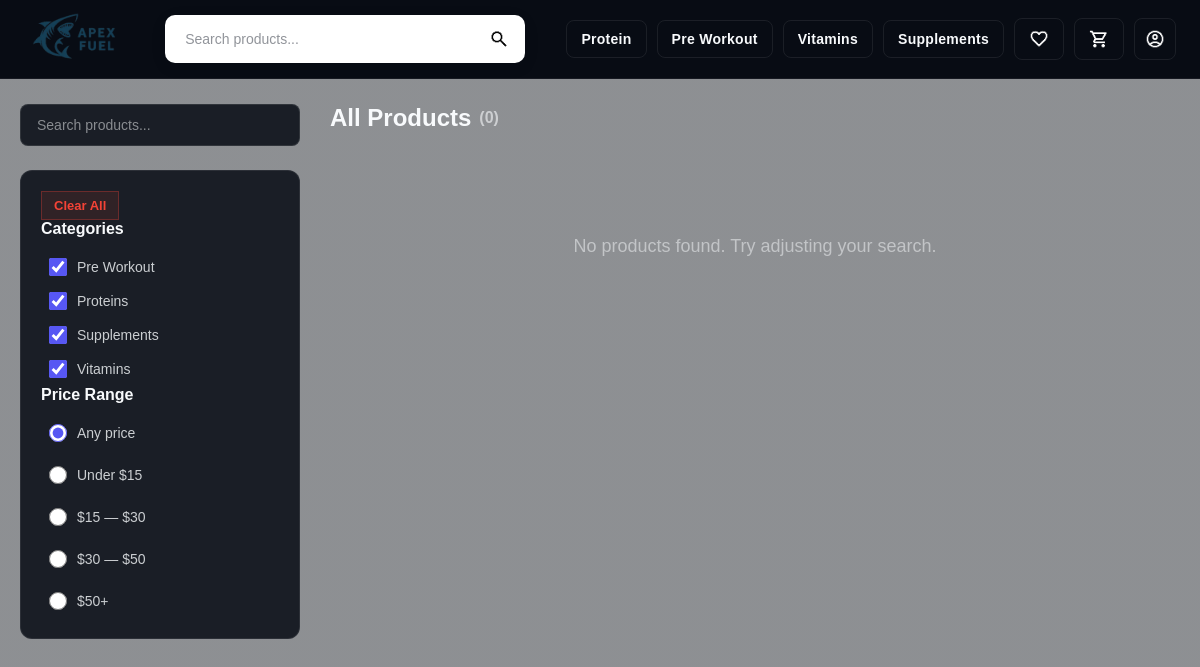
The app's page /HTML/Search.php with its own data.
### tables this page shows
CREATE TABLE categories (
    id INT PRIMARY KEY AUTO_INCREMENT,
    name VARCHAR(100) NOT NULL UNIQUE,
    slug VARCHAR(100) NOT NULL UNIQUE,
    description TEXT,
    image_url VARCHAR(500),
    is_active BOOLEAN DEFAULT TRUE,
    created_at TIMESTAMP DEFAULT CURRENT_TIMESTAMP
);

### HTML/Search.php (the view, shortened to what this page needs)
<?php
$conn = getDBConnection();
$searchQuery = isset($_GET['q']) ? sanitize_input($_GET['q']) : '';
$categoryFilter = isset($_GET['category']) ? $_GET['category'] : [];
$priceFilter = isset($_GET['price']) ? $_GET['price'] : '';
$where = ["p.is_active = 1"];
$params = [];
$types = '';
$where_clause = !empty($where) ? 'WHERE ' . implode(' AND ', $where) : '';
$query = "SELECT p.*, c.slug as category_slug, c.name as category_name
          FROM products p
          LEFT JOIN categories c ON p.category_id = c.id
          $where_clause
          ORDER BY p.created_at DESC";
$products = [];
if (!empty($params)) {
    $stmt = $conn->prepare($query);
    $stmt->bind_param($types, ...$params);
    $stmt->execute();
    $result = $stmt->get_result();
    $products = $result->fetch_all(MYSQLI_ASSOC);
    $stmt->close();
} else {
    $result = $conn->query($query);
    $products = $result->fetch_all(MYSQLI_ASSOC);
}
$categories_result = $conn->query("SELECT slug, name FROM categories WHERE is_active = 1 ORDER BY name");
$categories = $categories_result->fetch_all(MYSQLI_ASSOC);
?>
<?php include 'components/head.php'; ?>
<?php include 'components/navbar.php'; ?>
<main class="search-page" style="max-width:1200px;margin:24px auto;padding:0 20px;">
    <div class="search-layout">
        <aside class="search-sidebar" aria-label="Catalog filters">
            <div class="search-controls">
                <input id="sidebarSearch" type="search" placeholder="Search products..."
                       value="<?php echo htmlspecialchars($searchQuery); ?>"
                       aria-label="Search products" />
            </div>
            <div class="catalog" aria-label="Product catalog filters">
                <form id="filterForm" method="GET" action="Search.php">
                    <button id="clearSearchBtn" class="btn-clear catalog-clear" type="button" aria-label="Clear search">Clear All</button>
                    <fieldset>
                        <legend>Categories</legend>
                        <?php foreach ($categories as $category): ?>
                            <?php
                            $isChecked = empty($categoryFilter) || in_array($category['slug'], (array)$categoryFilter);
                            ?>
                            <label>
                                <input type="checkbox" name="category[]" value="<?php echo $category['slug']; ?>"
                                       <?php echo $isChecked ? 'checked' : ''; ?>>
                                <?php echo htmlspecialchars($category['name']); ?>
                            </label>
                        <?php endforeach; ?>
                    </fieldset>
                    <fieldset class="price-filters">
                        <legend>Price Range</legend>
                        <?php
                        $priceRanges = [
                            '' => 'Any price',
                            '0-15' => 'Under $15',
                            '15-30' => '$15 — $30',
                            '30-50' => '$30 — $50',
                            '50-99999' => '$50+'
                        ];
                        ?>
                        <?php foreach ($priceRanges as $value => $label): ?>
                            <label>
                                <input type="radio" name="price" value="<?php echo $value; ?>"
                                       <?php echo $priceFilter === $value ? 'checked' : ''; ?>>
                                <?php echo $label; ?>
                            </label>
                        <?php endforeach; ?>
                    </fieldset>
                </form>
            </div>
        </aside>
        <section class="search-results">
            <h3 id="searchResultsTitle">
                <?php if (!empty($searchQuery)): ?>
                    Search Results for "<?php echo htmlspecialchars($searchQuery); ?>"
                <?php else: ?>
                    All Products
                <?php endif; ?>
                <small id="resultCount" style="opacity:.85; font-weight:600;">(<?php echo count($products); ?>)</small>
            </h3>
            <div class="product-grid" id="productGrid" style="display: grid; grid-template-columns: repeat(auto-fill, minmax(200px, 1fr)); gap: 20px; margin-top: 20px;">
                <?php if (!empty($products)): ?>
                    <?php foreach ($products as $product): ?>
                        <?php
                        $img_path = $product['image_url'] ?? 'Images/placeholder.jpg';
                        if (!str_starts_with($img_path, 'http') && !str_starts_with($img_path, '../')) {
                            $img_path = '../' . ltrim($img_path, '/');
                        }
                        ?>
                        <div class="product-card" style="background: rgba(255,255,255,0.02); border-radius: 8px; padding: 12px; overflow: hidden;">
                            <img src="<?php echo htmlspecialchars($img_path); ?>"
                                 alt="<?php echo htmlspecialchars($product['name']); ?>"
                                 onerror="this.src='../Images/placeholder.jpg'"
                                 style="width: 100%; height: 150px; object-fit: cover; border-radius: 6px; margin-bottom: 10px;">
                            <h4 style="margin: 0 0 6px 0; color: #f8fafc; font-size: 14px; font-weight: 600;">
                                <?php echo htmlspecialchars($product['name']); ?>
                            </h4>
                            <p style="margin: 0 0 10px 0; color: rgba(248,250,252,0.82); font-size: 14px;">
                                $<?php echo number_format($product['price'], 2); ?>
                            </p>
                            <div style="display: flex; gap: 4px; width: 100%;">
                                <button class="add-to-cart"
                                        data-id="<?php echo $product['id']; ?>"
                                        data-name="<?php echo htmlspecialchars($product['name']); ?>"
                                        data-price="<?php echo $product['price']; ?>"
                                        style="flex: 1; padding: 6px 8px; background: #5757f3; color: white; border: none; border-radius: 6px; cursor: pointer; font-weight: 600;">
                                    Add to Cart
                                </button>
                                <a href="./Product.php?id=<?php echo $product['id']; ?>" style="flex: 1; text-decoration: none;">
                                    <button type="button" style="width: 100%; padding: 6px 8px; background: rgba(87,87,243,0.1); color: #5757f3; border: none; border-radius: 6px; cursor: pointer; font-weight: 600;">
                                        View Details
                                    </button>
                                </a>
                            </div>
                        </div>
                    <?php endforeach; ?>
                <?php else: ?>
                    <div style="grid-column: 1 / -1; text-align: center; padding: 60px 20px; color: rgba(248,250,252,0.5);">
                        <p style="font-size: 18px;">No products found. Try adjusting your search.</p>
                    </div>
                <?php endif; ?>
            </div>
        </section>
    </div>
</main>
</body>
</html>

### CSS/Home.css (style rules this page uses)
* { margin: 0; padding: 0; box-sizing: border-box; }
body { font-family: Arial, Helvetica, sans-serif; background-image: linear-gradient(rgba(3,8,15,0.45), rgba(3,8,15,0.45)), url("../Images/HomePagebackground.png"); background-size: cover; background-position: center; background-repeat: no-repeat; background-attachment: fixed; min-height: 100vh; padding-top: 80px; color: #f8fafc; }
html { scroll-behavior: smooth; }
.product-grid { display: grid; grid-template-columns: repeat(auto-fill, minmax(250px, 1fr)); gap: 24px; width: 100%; }

### CSS/Search.css (style rules this page uses)
.search-page { max-width: 1200px; margin: 40px auto; padding: 0 20px; }
.search-layout { display: grid; grid-template-columns: 280px 1fr; gap: 30px; }
.search-sidebar { position: sticky; top: 100px; height: fit-content; }
.search-controls { margin-bottom: 24px; }
#sidebarSearch { width: 100%; padding: 12px 16px; background: rgba(8,12,20,0.86); border: 1px solid rgba(255,255,255,0.1); border-radius: 8px; color: #f8fafc; font-size: 14px; transition: all 0.2s ease; }
#sidebarSearch::placeholder { color: rgba(248,250,252,0.5); }
.catalog { background: rgba(8,12,20,0.86); border-radius: 12px; border: 1px solid rgba(255,255,255,0.08); padding: 20px; display: flex; flex-direction: column; gap: 24px; }
.btn-clear.catalog-clear { align-self: flex-end; background: rgba(244,67,54,0.1); color: #f44336; border: 1px solid rgba(244,67,54,0.3); padding: 6px 12px; font-size: 13px; font-weight: 600; }
.catalog fieldset { border: none; padding: 0; margin: 0; }
.catalog legend { color: #f8fafc; font-size: 16px; font-weight: 700; margin-bottom: 12px; padding: 0; display: block; width: 100%; }
.catalog label { display: flex; align-items: center; gap: 10px; cursor: pointer; color: rgba(248,250,252,0.8); font-size: 14px; padding: 8px 0; transition: all 0.2s ease; border-radius: 4px; padding-left: 8px; }
.catalog input[type="checkbox"], .catalog input[type="radio"] { width: 18px; height: 18px; cursor: pointer; accent-color: rgb(87,87,243); }
.catalog input[type="radio"] { border-radius: 50%; }
.price-filters { display: flex; flex-direction: column; gap: 8px; }
.search-results { display: flex; flex-direction: column; gap: 24px; }
#searchResultsTitle { color: #f8fafc; font-size: 24px; font-weight: 800; margin: 0; display: flex; align-items: center; gap: 8px; }
#resultCount { font-size: 16px; color: rgba(248,250,252,0.7); font-weight: 600; }
.product-grid { display: grid; grid-template-columns: repeat(auto-fill, minmax(220px, 1fr)); gap: 20px; }

### records on screen
categories: name "Pre Workout"
categories: name "Proteins"
categories: name "Supplements"
categories: name "Vitamins"

### other values on screen
$label "Any price"
$label "Under $15"
$label "$15 — $30"
$label "$30 — $50"
$label "$50+"
count($products) "0"
